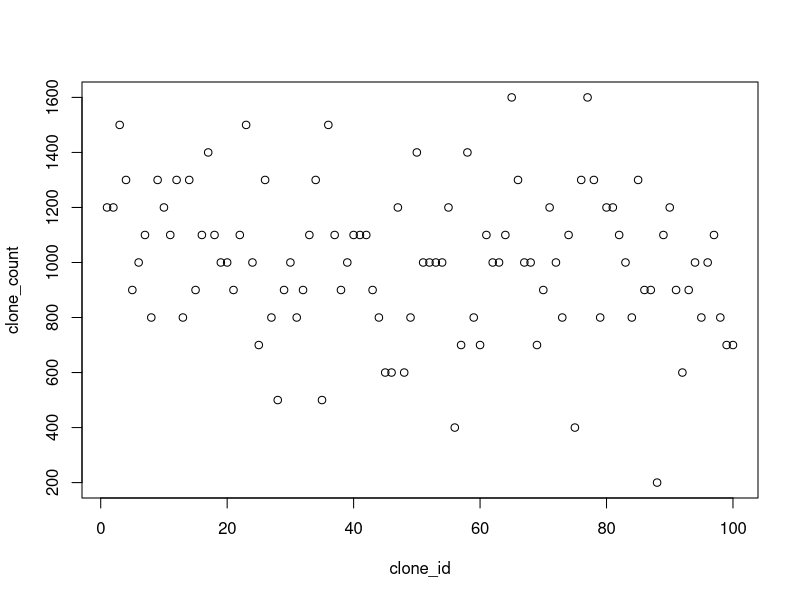
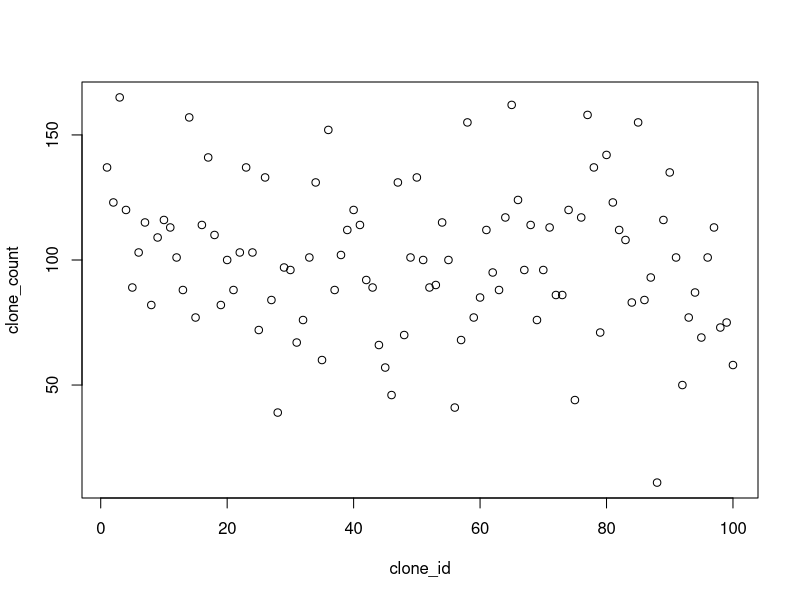
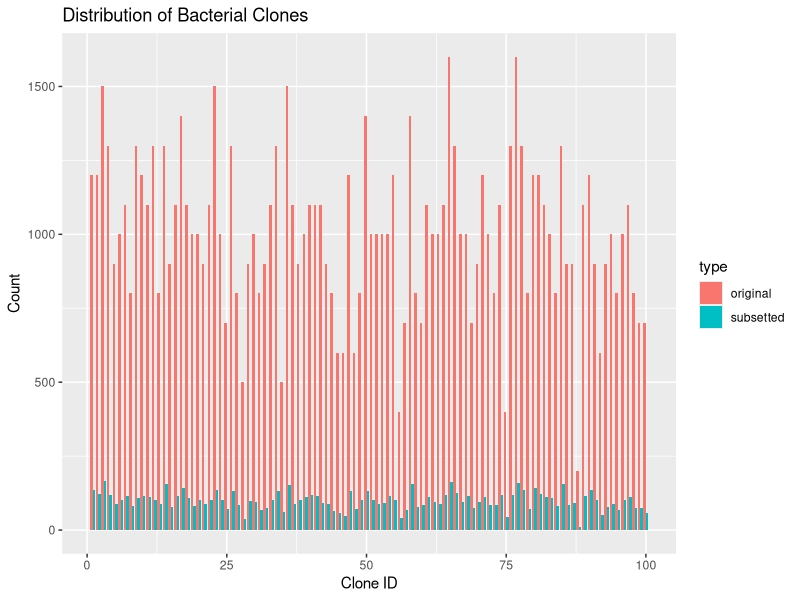
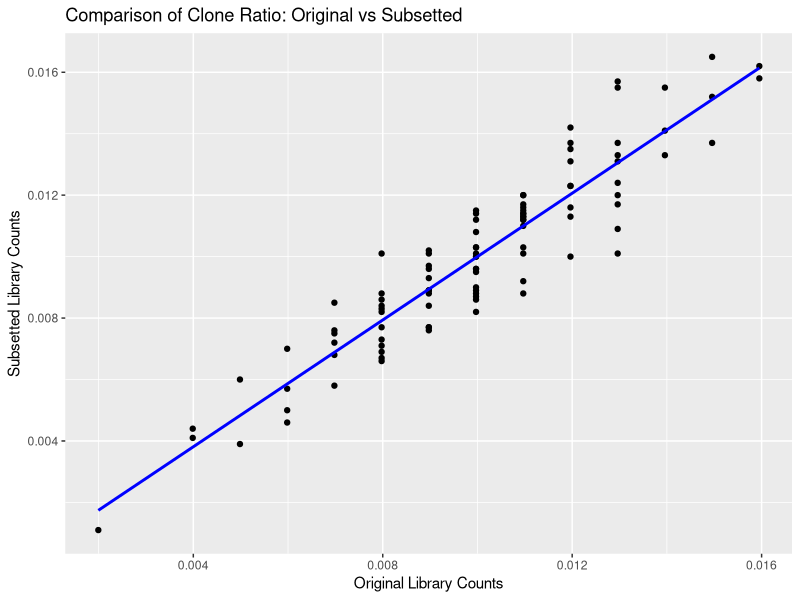

The R script that drew these images, in order: (Note: this script raises an error after producing the figures.)
# Load required libraries
library(ggplot2)
library(tidyverse)

# Function to simulate bacterial library
simulate_library <- function(X, mean_count = 10) {
  data.frame(clone_id = c(1:X),
             clone_count = rpois(X, mean_count)*100) %>%
  return()
}

# Function to subset bacterial library
subset_library <- function(lib, Y, replacement = FALSE) {
  if (sum(lib$clone_count) < Y) stop("Not enough bacteria to subset")
  count_array <- lib %>% pull(clone_count)
  
  new_lib <- rep(0, nrow(lib))
  
  for (i in 1:Y) {
    # Randomly select a clone based on its proportion in the library
    selected_clone <- sample(1:length(count_array), size = 1, prob = count_array / sum(count_array))
    new_lib[selected_clone] <- new_lib[selected_clone] + 1
    if (!replacement) lib[selected_clone,2] <- lib[selected_clone,2] - 1
  }
  
  return(data.frame(clone_id = c(1:X),
                    clone_count = new_lib))
}

# Simulate a library of 100 different clones
X <- 1e2
original_library <- simulate_library(X)
#original_library[1,2] <- 10000
plot(original_library)

# Subset 200 bacteria from the original library
Y <- 10000
subsetted_library <- subset_library(original_library, Y)
plot(subsetted_library)


# Plot the distributions
df <- data.frame(rbind(original_library %>% 
                         mutate(type = "original"),
                        subsetted_library %>%
                          mutate(type = "subsetted")
                       )
                 )

ggplot(df, aes(x = clone_id, y = clone_count, fill = type)) +
  geom_bar(stat = "identity", position = "dodge") +
  labs(title = "Distribution of Bacterial Clones",
       x = "Clone ID",
       y = "Count")

# Add normalized value
df <- df %>% 
  group_by(type) %>%
  mutate(ratio = clone_count/sum(clone_count)) %>%
  ungroup() %>% 
  pivot_wider(names_from = type, values_from = c(ratio,clone_count))

# Plot normalized values against each other
ggplot(df, aes(x = ratio_original, y = ratio_subsetted)) +
  geom_point() +
  geom_smooth(method = "lm", se = FALSE, color = "blue") +  # Optional: Add a linear fit
  labs(title = "Comparison of Clone Ratio: Original vs Subsetted",
       x = "Original Library Counts",
       y = "Subsetted Library Counts")

# Compute correlation coefficient

cor(df$clone_count_original, df$clone_count_subsetted)

# Do it at the function level
subsetting_correlation <- function(sampling_ratio, X = 100){
  ori_lib <- simulate_library(X) %>% pull()
  sub_lib <- subset_library(ori_lib, X * sampling_ratio)
  correlation <- cor(ori_lib$clone_count, sub_lib$clone_count)
  return(correlation)
  
}

ratio = c(1:10)

cor_df <- data.frame(sampling_ratio = c(1:200)) %>%
  mutate(correlation = lapply(sampling_ratio, subsetting_correlation))

ggplot(cor_df, aes(x = sampling_ratio, y = correlation)) +
  geom_point() +
  labs(title = "Correlation of ratio after subsetting depending on sampling ratios",
       x = "Sampling ratios",
       y = "Correlation coefficient")
